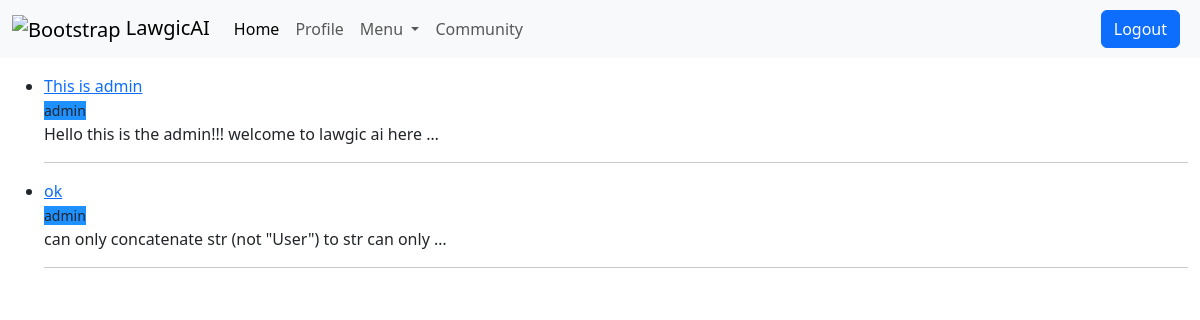
The app's page /community (signed in), older data.
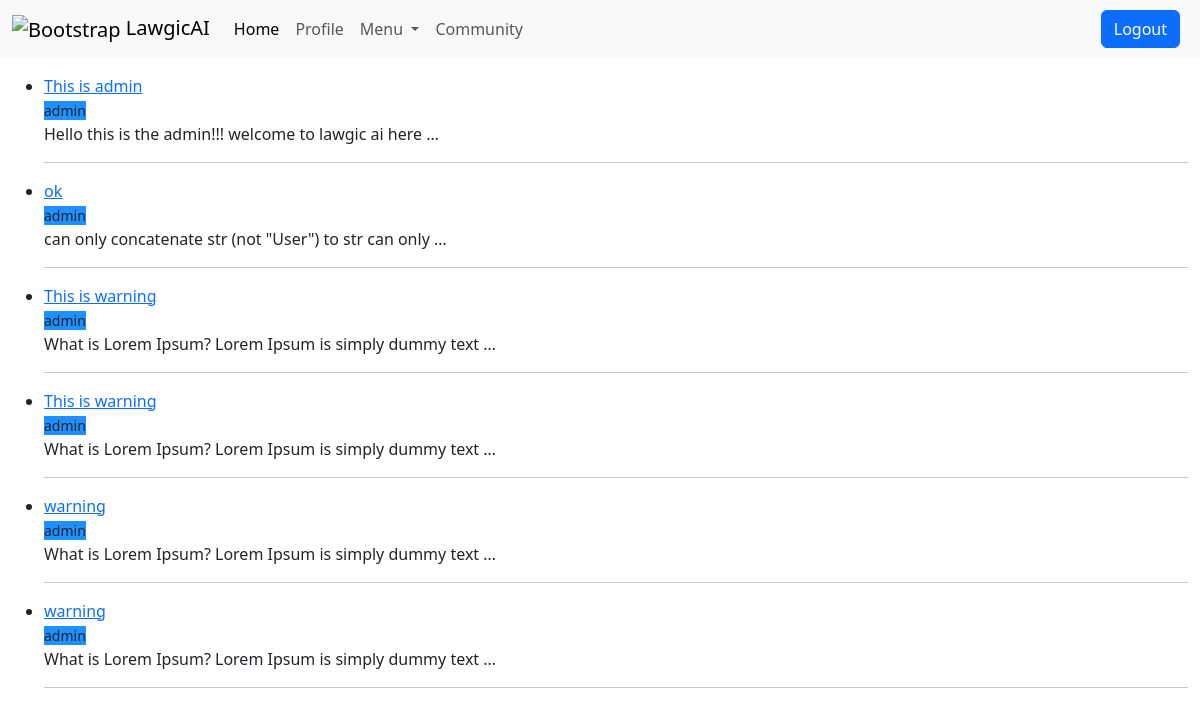
The same page, newer data.
### community/models.py (models this page shows, shortened)
class Post(models.Model):
    title = models.CharField(max_length=100)
    author = models.ForeignKey(User, on_delete=models.CASCADE)
    body = models.TextField()
    date = models.DateField(auto_now_add=True)

### community/views.py (the view)
# urls.py: path("community", community.as_view() , name="community"),
class community(LoginRequiredMixin, ListView):
    model = Post
    template_name = 'community.html'

### templates/community.html
{% extends 'base.html' %}
{% block content %}
<div class="container-fluid my-3">
    <ul>{% for post in object_list %}
        <li><a href="{% url 'post' post.pk %}">{{post.title}}</a>
            <br> <small style="background-color: dodgerblue;">{{post.author}}</small><br> {{post.body|truncatewords:10}}</li>
        <hr>
        {% endfor %}
    </ul>
</div>
{% endblock %}

### templates/base.html (shortened to what this page needs)
<!doctype html>
<html lang="en">
  <head>
    <link href="https://cdn.jsdelivr.net/npm/bootstrap@5.3.7/dist/css/bootstrap.min.css" rel="stylesheet">
  </head>
  <body>
      <nav class="navbar navbar-expand-lg bg-body-tertiary">
  <div class="container-fluid">
    <a class="navbar-brand" href="#"><img src="https://i.postimg.cc/brMr0trH/logo.webp" alt="Bootstrap" width="30" height="24"> LawgicAI</a>
    <div class="collapse navbar-collapse" id="navbarSupportedContent">
      <ul class="navbar-nav me-auto mb-2 mb-lg-0">
        <li class="nav-item">
          <a class="nav-link active" aria-current="page" href="{% url 'home'%}">Home</a>
        </li>
        <li class="nav-item">
          <a class="nav-link" href="{% url 'profile'%}">Profile</a>
        </li>
        <li class="nav-item dropdown">
          <a class="nav-link dropdown-toggle" href="#" role="button" data-bs-toggle="dropdown" aria-expanded="false">
            Menu
          </a>
        </li>
        <li class="nav-item">
          <a class="nav-link" href="{% url 'community' %}">Community</a>
        </li>
      </ul>
      <a class="btn btn-primary me-2" href="{% url 'logoutuser'%}" role="button">Logout</a>
    </div>
  </div>
</nav>
    {% block content %}
    {% endblock %}
  </body>
</html>

Row changes from the older to the newer data that the page shows:
added Post: title "This is warning", author "admin", body "What is Lorem Ipsum? Lorem Ipsum is simply dummy text …"
added Post: title "This is warning", author "admin", body "What is Lorem Ipsum? Lorem Ipsum is simply dummy text …"
added Post: title "warning", author "admin", body "What is Lorem Ipsum? Lorem Ipsum is simply dummy text …"
added Post: title "warning", author "admin", body "What is Lorem Ipsum? Lorem Ipsum is simply dummy text …"
